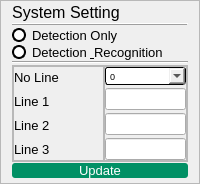
            <widget class="QFrame" name="systemSetting_Frame">
             <property name="minimumSize">
              <size>
               <width>0</width>
               <height>0</height>
              </size>
             </property>
             <property name="font">
              <font>
               <pointsize>7</pointsize>
              </font>
             </property>
             <property name="styleSheet">
              <string notr="true"/>
             </property>
             <property name="frameShape">
              <enum>QFrame::StyledPanel</enum>
             </property>
             <property name="frameShadow">
              <enum>QFrame::Plain</enum>
             </property>
             <property name="lineWidth">
              <number>1</number>
             </property>
             <layout class="QVBoxLayout" name="verticalLayout_7">
              <property name="spacing">
               <number>1</number>
              </property>
              <property name="topMargin">
               <number>2</number>
              </property>
              <property name="bottomMargin">
               <number>5</number>
              </property>
              <item alignment="Qt::AlignLeft">
               <widget class="QLabel" name="systemSetting">
                <property name="font">
                 <font>
                  <family>Arial</family>
                  <pointsize>12</pointsize>
                 </font>
                </property>
                <property name="text">
                 <string>System Setting</string>
                </property>
                <property name="alignment">
                 <set>Qt::AlignCenter</set>
                </property>
               </widget>
              </item>
              <item>
               <widget class="Line" name="straightLine1">
                <property name="frameShadow">
                 <enum>QFrame::Raised</enum>
                </property>
                <property name="lineWidth">
                 <number>1</number>
                </property>
                <property name="orientation">
                 <enum>Qt::Horizontal</enum>
                </property>
               </widget>
              </item>
              <item>
               <widget class="QRadioButton" name="detectionOnly">
                <property name="font">
                 <font>
                  <family>Arial</family>
                  <pointsize>10</pointsize>
                 </font>
                </property>
                <property name="tabletTracking">
                 <bool>false</bool>
                </property>
                <property name="acceptDrops">
                 <bool>false</bool>
                </property>
                <property name="autoFillBackground">
                 <bool>false</bool>
                </property>
                <property name="styleSheet">
                 <string notr="true">QRadioButton::indicator {
    width:                  10px;
    height:                 10px;
    border-radius:          7px;
}

QRadioButton::indicator:checked {
    background-color:       red;
    border:                 2px solid black;
}

QRadioButton::indicator:unchecked {
    background-color:       white;
    border:                 2px solid black;

}
QRadioButton:checked {
		color: #D9305C;
}
QRadioButton:unchecked {
		color: solid black;
}</string>
                </property>
                <property name="text">
                 <string>Detection Only </string>
                </property>
                <property name="checkable">
                 <bool>true</bool>
                </property>
                <property name="checked">
                 <bool>false</bool>
                </property>
               </widget>
              </item>
              <item>
               <widget class="QRadioButton" name="detection_recognition">
                <property name="font">
                 <font>
                  <family>Arial</family>
                  <pointsize>10</pointsize>
                 </font>
                </property>
                <property name="styleSheet">
                 <string notr="true">QRadioButton::indicator {
    width:                  10px;
    height:                 10px;
    border-radius:          7px;
}

QRadioButton::indicator:checked {
    background-color:       red;
    border:                 2px solid black;
}

QRadioButton::indicator:unchecked {
    background-color:       white;
    border:                 2px solid black;

}
QRadioButton:checked {
		color: #D9305C;
}
QRadioButton:unchecked {
		color: solid black;
}</string>
                </property>
                <property name="text">
                 <string>Detection &amp; Recognition</string>
                </property>
               </widget>
              </item>
              <item>
               <widget class="Line" name="straightLine2">
                <property name="maximumSize">
                 <size>
                  <width>254</width>
                  <height>16777215</height>
                 </size>
                </property>
                <property name="orientation">
                 <enum>Qt::Horizontal</enum>
                </property>
               </widget>
              </item>
              <item>
               <widget class="QFrame" name="frame_3">
                <property name="frameShape">
                 <enum>QFrame::StyledPanel</enum>
                </property>
                <property name="frameShadow">
                 <enum>QFrame::Raised</enum>
                </property>
                <layout class="QHBoxLayout" name="horizontalLayout_2">
                 <property name="spacing">
                  <number>0</number>
                 </property>
                 <property name="leftMargin">
                  <number>0</number>
                 </property>
                 <property name="topMargin">
                  <number>0</number>
                 </property>
                 <property name="rightMargin">
                  <number>0</number>
                 </property>
                 <property name="bottomMargin">
                  <number>0</number>
                 </property>
                 <item>
                  <widget class="QFrame" name="frame">
                   <property name="frameShape">
                    <enum>QFrame::StyledPanel</enum>
                   </property>
                   <property name="frameShadow">
                    <enum>QFrame::Raised</enum>
                   </property>
                   <layout class="QVBoxLayout" name="verticalLayout_5">
                    <property name="spacing">
                     <number>3</number>
                    </property>
                    <property name="leftMargin">
                     <number>0</number>
                    </property>
                    <property name="topMargin">
                     <number>0</number>
                    </property>
                    <property name="rightMargin">
                     <number>0</number>
                    </property>
                    <property name="bottomMargin">
                     <number>0</number>
                    </property>
                    <item>
                     <widget class="QLabel" name="no_ofLIne">
                      <property name="maximumSize">
                       <size>
                        <width>51</width>
                        <height>16777215</height>
                       </size>
                      </property>
                      <property name="font">
                       <font>
                        <family>Arial</family>
                        <pointsize>10</pointsize>
                       </font>
                      </property>
                      <property name="text">
                       <string>No Line</string>
                      </property>
                     </widget>
                    </item>
                    <item>
                     <widget class="QLabel" name="line1">
                      <property name="maximumSize">
                       <size>
                        <width>39</width>
                        <height>16777215</height>
                       </size>
                      </property>
                      <property name="font">
                       <font>
                        <family>Arial</family>
                        <pointsize>10</pointsize>
                       </font>
                      </property>
                      <property name="text">
                       <string>Line 1</string>
                      </property>
                     </widget>
                    </item>
                    <item>
                     <widget class="QLabel" name="line2">
                      <property name="maximumSize">
                       <size>
                        <width>39</width>
                        <height>16777215</height>
                       </size>
                      </property>
                      <property name="font">
                       <font>
                        <family>Arial</family>
                        <pointsize>10</pointsize>
                       </font>
                      </property>
                      <property name="text">
                       <string>Line 2</string>
                      </property>
                     </widget>
                    </item>
                    <item>
                     <widget class="QLabel" name="line3">
                      <property name="maximumSize">
                       <size>
                        <width>39</width>
                        <height>16777215</height>
                       </size>
                      </property>
                      <property name="font">
                       <font>
                        <family>Arial</family>
                        <pointsize>10</pointsize>
                       </font>
                      </property>
                      <property name="text">
                       <string>Line 3</string>
                      </property>
                     </widget>
                    </item>
                   </layout>
                  </widget>
                 </item>
                 <item>
                  <widget class="QFrame" name="frame_2">
                   <property name="maximumSize">
                    <size>
                     <width>83</width>
                     <height>16777215</height>
                    </size>
                   </property>
                   <property name="frameShape">
                    <enum>QFrame::StyledPanel</enum>
                   </property>
                   <property name="frameShadow">
                    <enum>QFrame::Raised</enum>
                   </property>
                   <layout class="QVBoxLayout" name="verticalLayout_6">
                    <property name="spacing">
                     <number>3</number>
                    </property>
                    <property name="leftMargin">
                     <number>0</number>
                    </property>
                    <property name="topMargin">
                     <number>0</number>
                    </property>
                    <property name="rightMargin">
                     <number>0</number>
                    </property>
                    <property name="bottomMargin">
                     <number>0</number>
                    </property>
                    <item>
                     <widget class="QComboBox" name="no_ofLine_comboBox">
                      <property name="font">
                       <font>
                        <family>Arial</family>
                       </font>
                      </property>
                      <property name="styleSheet">
                       <string notr="true">border:1px solid black;
border-radius: 3px;</string>
                      </property>
                      <property name="frame">
                       <bool>true</bool>
                      </property>
                      <item>
                       <property name="text">
                        <string>0</string>
                       </property>
                      </item>
                      <item>
                       <property name="text">
                        <string>1</string>
                       </property>
                      </item>
                      <item>
                       <property name="text">
                        <string>2</string>
                       </property>
                      </item>
                      <item>
                       <property name="text">
                        <string>3</string>
                       </property>
                      </item>
                      <item>
                       <property name="text">
                        <string>4</string>
                       </property>
                      </item>
                     </widget>
                    </item>
                    <item>
                     <widget class="QLineEdit" name="line1Box"/>
                    </item>
                    <item>
                     <widget class="QLineEdit" name="line2Box"/>
                    </item>
                    <item>
                     <widget class="QLineEdit" name="line3Box"/>
                    </item>
                   </layout>
                  </widget>
                 </item>
                </layout>
               </widget>
              </item>
              <item>
               <widget class="QPushButton" name="update_Button">
                <property name="minimumSize">
                 <size>
                  <width>0</width>
                  <height>0</height>
                 </size>
                </property>
                <property name="maximumSize">
                 <size>
                  <width>16777215</width>
                  <height>24</height>
                 </size>
                </property>
                <property name="font">
                 <font>
                  <family>Arial</family>
                  <pointsize>10</pointsize>
                  <weight>50</weight>
                  <bold>false</bold>
                 </font>
                </property>
                <property name="styleSheet">
                 <string notr="true">QPushButton{
	background-color: #019065;
	color:white;
	border:none;
	border-radius:3px;
}
QPushButton:pressed{
	background-color:#019065;
	border-left:2px solid rgb(100,180,180);
	border-top:2px solid rgb(100,180,180);
}</string>
                </property>
                <property name="text">
                 <string>Update</string>
                </property>
               </widget>
              </item>
             </layout>
            </widget>
